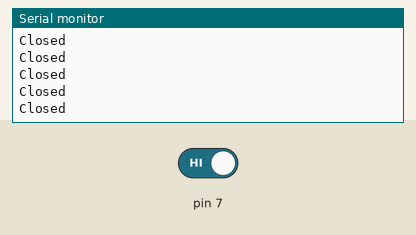
This sketch was run on a simulated Arduino Uno, built with avr-gcc and run on an emulated ATmega328P. Shown: the last lines printed to the serial monitor. Inputs (shaded band) come from the test bench; at power-on: pin 7 HIGH.

Above: at 1.2 s.
1.3 s: pin 7 driven LOW
At 1.9 s:
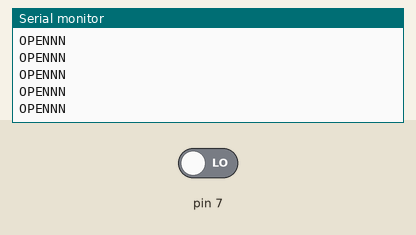
3.2 s: pin 7 driven HIGH
At 4.1 s:
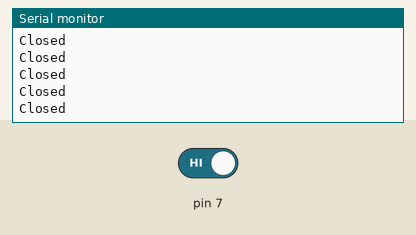

Measured:
- after the input at 1.3 s, the serial monitor: prints a new line at once (image 1)

The sketch:

push_test.ino
```cpp
void setup() {

pinMode(7,INPUT);
Serial.begin(9600);
}

void loop() {
  // put your main code here, to run repeatedly:

if(digitalRead(7)==0)Serial.println("OPENNN");

else Serial.println("Closed");

delay(15);

}
```
